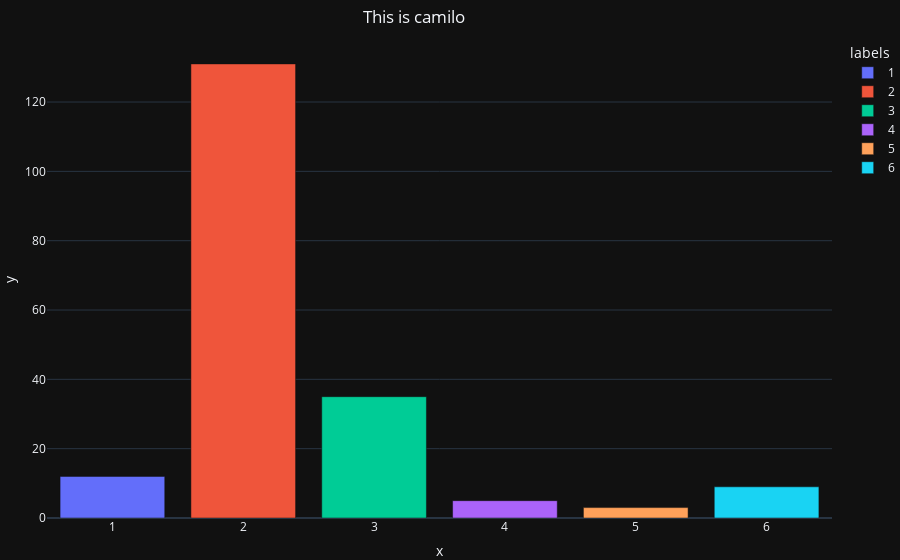

Notebook source saved alongside this figure:
### Code cell
make_bar(bar_data,labels,values)

### Figure 1 — Plotly figure (JSON) as saved in the notebook; plotly's stock layout.template omitted (floating-point values rounded to 4 significant figures)
{"data": [{"alignmentgroup": "True", "hovertemplate": "labels=1<br>x=%{x}<br>y=%{y}<extra></extra>", "legendgroup": "1", "marker": {"color": "#636efa", "pattern": {"shape": ""}}, "name": "1", "offsetgroup": "1", "orientation": "v", "showlegend": true, "textposition": "auto", "type": "bar", "x": [1], "xaxis": "x", "y": [12], "yaxis": "y"}, {"alignmentgroup": "True", "hovertemplate": "labels=2<br>x=%{x}<br>y=%{y}<extra></extra>", "legendgroup": "2", "marker": {"color": "#EF553B", "pattern": {"shape": ""}}, "name": "2", "offsetgroup": "2", "orientation": "v", "showlegend": true, "textposition": "auto", "type": "bar", "x": [2], "xaxis": "x", "y": [131], "yaxis": "y"}, {"alignmentgroup": "True", "hovertemplate": "labels=3<br>x=%{x}<br>y=%{y}<extra></extra>", "legendgroup": "3", "marker": {"color": "#00cc96", "pattern": {"shape": ""}}, "name": "3", "offsetgroup": "3", "orientation": "v", "showlegend": true, "textposition": "auto", "type": "bar", "x": [3], "xaxis": "x", "y": [35], "yaxis": "y"}, {"alignmentgroup": "True", "hovertemplate": "labels=4<br>x=%{x}<br>y=%{y}<extra></extra>", "legendgroup": "4", "marker": {"color": "#ab63fa", "pattern": {"shape": ""}}, "name": "4", "offsetgroup": "4", "orientation": "v", "showlegend": true, "textposition": "auto", "type": "bar", "x": [4], "xaxis": "x", "y": [5], "yaxis": "y"}, {"alignmentgroup": "True", "hovertemplate": "labels=5<br>x=%{x}<br>y=%{y}<extra></extra>", "legendgroup": "5", "marker": {"color": "#FFA15A", "pattern": {"shape": ""}}, "name": "5", "offsetgroup": "5", "orientation": "v", "showlegend": true, "textposition": "auto", "type": "bar", "x": [5], "xaxis": "x", "y": [3], "yaxis": "y"}, {"alignmentgroup": "True", "hovertemplate": "labels=6<br>x=%{x}<br>y=%{y}<extra></extra>", "legendgroup": "6", "marker": {"color": "#19d3f3", "pattern": {"shape": ""}}, "name": "6", "offsetgroup": "6", "orientation": "v", "showlegend": true, "textposition": "auto", "type": "bar", "x": [6], "xaxis": "x", "y": [9], "yaxis": "y"}], "layout": {"autosize": false, "barmode": "relative", "legend": {"title": {"text": "labels"}, "tracegroupgap": 0}, "margin": {"b": 0, "l": 0, "pad": 0, "r": 0, "t": 40}, "title": {"text": "This is camilo", "x": 0.46, "xanchor": "center", "y": 0.98, "yanchor": "top"}, "xaxis": {"anchor": "y", "domain": [0, 1], "title": {"text": "x"}}, "yaxis": {"anchor": "x", "domain": [0, 1], "title": {"text": "y"}}}}
